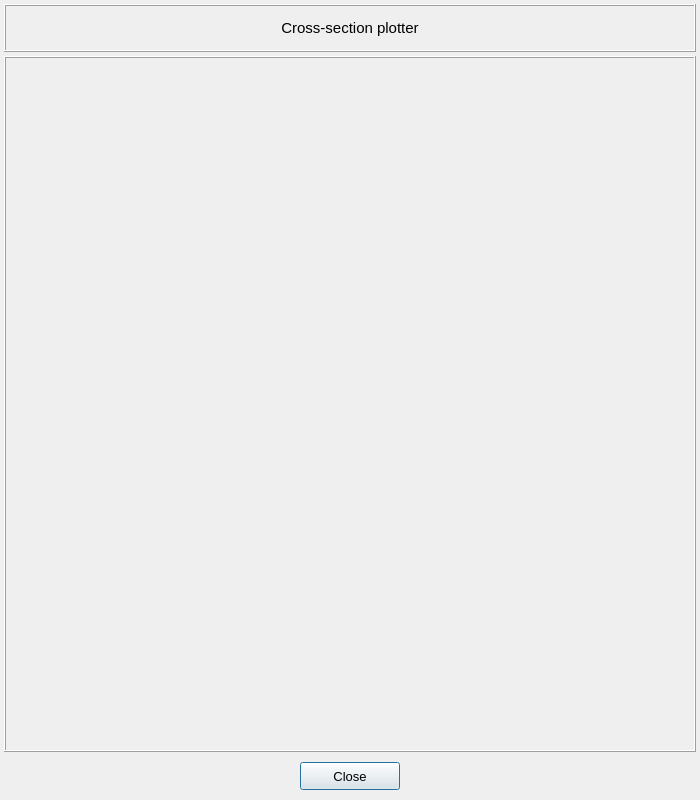
<?xml version="1.0" encoding="UTF-8"?>
<ui version="4.0">
 <class>Dialog</class>
 <widget class="QDialog" name="Dialog">
  <property name="geometry">
   <rect>
    <x>0</x>
    <y>0</y>
    <width>700</width>
    <height>800</height>
   </rect>
  </property>
  <property name="minimumSize">
   <size>
    <width>700</width>
    <height>800</height>
   </size>
  </property>
  <property name="maximumSize">
   <size>
    <width>700</width>
    <height>800</height>
   </size>
  </property>
  <property name="windowTitle">
   <string>Dialog</string>
  </property>
  <property name="styleSheet">
   <string notr="true"/>
  </property>
  <layout class="QGridLayout" name="gridLayout">
   <property name="leftMargin">
    <number>4</number>
   </property>
   <property name="topMargin">
    <number>4</number>
   </property>
   <property name="rightMargin">
    <number>4</number>
   </property>
   <property name="bottomMargin">
    <number>4</number>
   </property>
   <property name="spacing">
    <number>4</number>
   </property>
   <item row="0" column="0" colspan="2">
    <widget class="QFrame" name="frame_title">
     <property name="minimumSize">
      <size>
       <width>0</width>
       <height>48</height>
      </size>
     </property>
     <property name="maximumSize">
      <size>
       <width>16777215</width>
       <height>48</height>
      </size>
     </property>
     <property name="frameShape">
      <enum>QFrame::Box</enum>
     </property>
     <property name="frameShadow">
      <enum>QFrame::Raised</enum>
     </property>
     <layout class="QGridLayout" name="gridLayout_7">
      <property name="leftMargin">
       <number>2</number>
      </property>
      <property name="topMargin">
       <number>2</number>
      </property>
      <property name="rightMargin">
       <number>2</number>
      </property>
      <property name="bottomMargin">
       <number>2</number>
      </property>
      <property name="spacing">
       <number>2</number>
      </property>
      <item row="0" column="0">
       <widget class="QLabel" name="label_14">
        <property name="font">
         <font>
          <pointsize>11</pointsize>
         </font>
        </property>
        <property name="text">
         <string>Cross-section plotter</string>
        </property>
        <property name="alignment">
         <set>Qt::AlignCenter</set>
        </property>
       </widget>
      </item>
     </layout>
    </widget>
   </item>
   <item row="1" column="0" colspan="2">
    <widget class="QFrame" name="frame_lower">
     <property name="minimumSize">
      <size>
       <width>0</width>
       <height>0</height>
      </size>
     </property>
     <property name="frameShape">
      <enum>QFrame::Box</enum>
     </property>
     <property name="frameShadow">
      <enum>QFrame::Raised</enum>
     </property>
     <layout class="QGridLayout" name="gridLayout_2">
      <item row="0" column="0">
       <widget class="QWidget" name="widget_plot" native="true">
        <property name="minimumSize">
         <size>
          <width>660</width>
          <height>660</height>
         </size>
        </property>
        <property name="maximumSize">
         <size>
          <width>660</width>
          <height>660</height>
         </size>
        </property>
       </widget>
      </item>
     </layout>
    </widget>
   </item>
   <item row="2" column="0" colspan="2">
    <widget class="QFrame" name="frame_bottom">
     <property name="enabled">
      <bool>true</bool>
     </property>
     <property name="minimumSize">
      <size>
       <width>0</width>
       <height>40</height>
      </size>
     </property>
     <property name="maximumSize">
      <size>
       <width>16777215</width>
       <height>40</height>
      </size>
     </property>
     <property name="frameShape">
      <enum>QFrame::NoFrame</enum>
     </property>
     <property name="frameShadow">
      <enum>QFrame::Raised</enum>
     </property>
     <layout class="QGridLayout" name="gridLayout_4">
      <property name="leftMargin">
       <number>2</number>
      </property>
      <property name="topMargin">
       <number>2</number>
      </property>
      <property name="rightMargin">
       <number>2</number>
      </property>
      <property name="bottomMargin">
       <number>2</number>
      </property>
      <property name="spacing">
       <number>2</number>
      </property>
      <item row="0" column="0">
       <widget class="QPushButton" name="close_button">
        <property name="enabled">
         <bool>true</bool>
        </property>
        <property name="maximumSize">
         <size>
          <width>100</width>
          <height>28</height>
         </size>
        </property>
        <property name="font">
         <font>
          <pointsize>10</pointsize>
         </font>
        </property>
        <property name="text">
         <string>Close</string>
        </property>
       </widget>
      </item>
     </layout>
    </widget>
   </item>
  </layout>
 </widget>
 <resources/>
 <connections/>
</ui>
